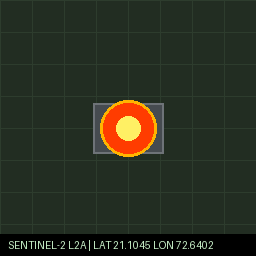
#> input picture data/satellite/cache/sat_fc2eccb864.png, 256 x 256 px
$ python -i gradcam.py   (imports and definitions only)
#> lines starting #> are read from the running program, lines starting #| are printed output that depends on the picture
import os
import logging
from typing import Dict, Any, Optional
from PIL import Image, ImageDraw

logger = logging.getLogger(__name__)


def generate_gradcam_explanation(
    image_path: str,
    output_path: Optional[str] = None
) -> Dict[str, Any]:
    """
    Generate lightweight visual explanation heatmap highlighting spatial image region.
    Produces a visual overlay patch indicating focused optical area.
    """
    if not image_path or not os.path.exists(image_path):
        return {
            "success": False,
            "error": f"Image file not found: {image_path}",
            "heatmap_path": None
        }

    try:
        out_file = output_path or os.path.join(os.path.dirname(image_path), f"heatmap_{os.path.basename(image_path)}")

        with Image.open(image_path) as img:
#> img is the input picture: PIL image 256x256 RGB; mean R, G, B 42.5, 47.1, 33.5
            if img.mode != "RGB":
                img = img.convert("RGB")

            w, h = img.size
#> w = 256; h = 256
            overlay = Image.new("RGBA", (w, h), (0, 0, 0, 0))
#> overlay: PIL image 256x256 RGBA; every value is 0
            draw = ImageDraw.Draw(overlay)

            # Highlight central 35% spatial region with semi-transparent red/yellow Grad-CAM simulation
            cx, cy = w // 2, h // 2
#> cx = 128; cy = 128
            rw, rh = int(w * 0.35), int(h * 0.35)
#> rw = 89; rh = 89

            draw.ellipse(
                [cx - rw, cy - rh, cx + rw, cy + rh],
                fill=(255, 60, 0, 90),
                outline=(255, 220, 0, 220),
                width=2
            )

            # Composite over original image
            img_rgba = img.convert("RGBA")
            blended = Image.alpha_composite(img_rgba, overlay).convert("RGB")
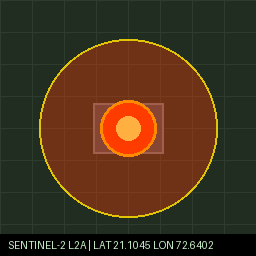
#> blended: PIL image 256x256 RGB; mean R, G, B 70.8, 50.1, 28.4
            blended.save(out_file, format="PNG")

            return {
                "success": True,
                "error": None,
                "heatmap_path": out_file,
                "highlighted_region": "Center Thermal Heat Core (Radius 35%)"
            }
    except Exception as e:
        logger.error(f"Grad-CAM generation error: {e}")
        return {
            "success": False,
            "error": str(e),
            "heatmap_path": None
        }

>>> result = generate_gradcam_explanation('../../../data/satellite/cache/sat_fc2eccb864.png')
